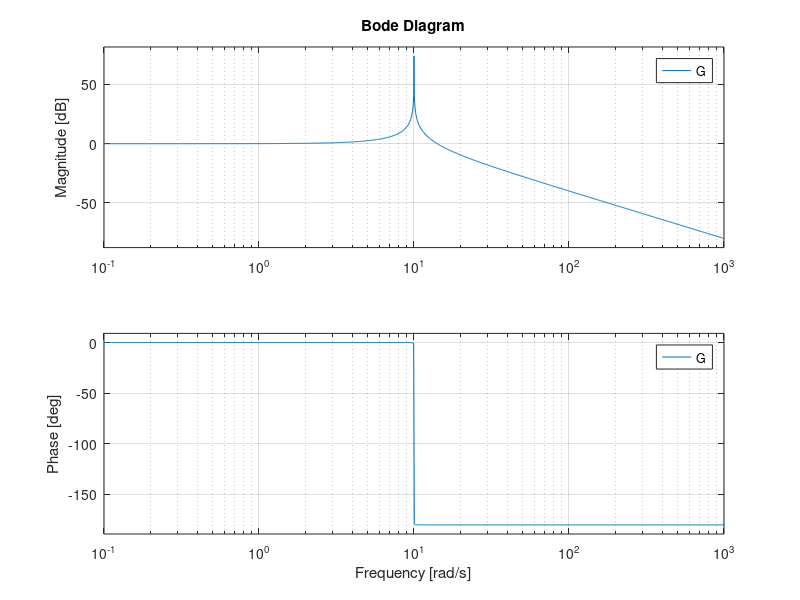

The MATLAB script that drew this image:
clc
clear all
% close all

s = tf('s');

wn = 10;
xi = 0.0001;

G = (wn^2)/(s^2+2*xi*wn*s+wn^2);

figure(1);
hold on
bode(G)
grid on
